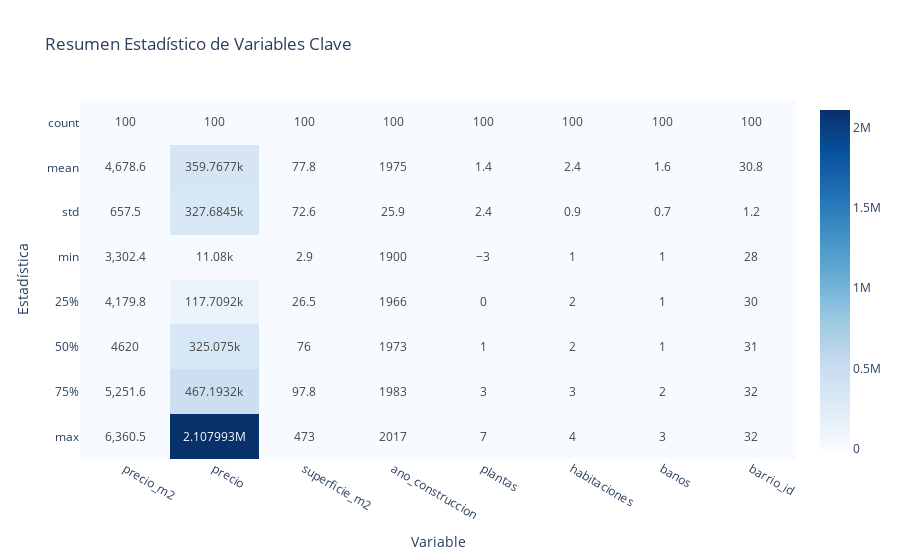

Here is the notebook cell this chart was saved with:
### Markdown cell above
## 1. Estadísticas Descriptivas

### Code cell
# Variables clave para análisis
key_vars = ['precio_m2', 'precio', 'superficie_m2', 'ano_construccion', 'plantas', 
            'habitaciones', 'banos', 'barrio_id']

# Filtrar variables disponibles
available_vars = [v for v in key_vars if v in df_matched.columns]

print("📊 Estadísticas descriptivas:")
print(df_matched[available_vars].describe())

import plotly.express as px

def plot_key_var_summaries(df: pd.DataFrame, variables: list) -> None:
    """
    Muestra un gráfico de resumen de estadísticas descriptivas para variables clave.

    Args:
        df: DataFrame de datos de matched catastro/idealista.
        variables: Lista de variables numéricas a visualizar.
    """
    # Filtrar solo variables numéricas válidas
    num_vars = [col for col in variables if pd.api.types.is_numeric_dtype(df[col])]

    # Calcular estadísticas
    desc = df[num_vars].describe().T[['count', 'mean', 'std', 'min', '25%', '50%', '75%', 'max']]
    desc = desc.reset_index().rename(columns={'index': 'Variable'})

    # Redondear para visualización
    desc = desc.round({'mean': 1, 'std': 1, 'min': 1, '25%': 1, '50%': 1, '75%': 1, 'max': 1})

    # Gráfico de resumen (heatmap)
    fig = px.imshow(
        desc.set_index('Variable').T,
        text_auto=True,
        color_continuous_scale="Blues",
        aspect="auto",
        title="Resumen Estadístico de Variables Clave"
    )
    fig.update_layout(
        xaxis_title="Variable",
        yaxis_title="Estadística"
    )
    fig.show()

# Visualizar resumen de variables clave
plot_key_var_summaries(df_matched, available_vars)

### Figure 1 — Plotly figure (JSON) as saved in the notebook; plotly's stock layout.template omitted (floating-point values rounded to 4 significant figures)
{"data": [{"coloraxis": "coloraxis", "hovertemplate": "Variable: %{x}<br>y: %{y}<br>color: %{z}<extra></extra>", "name": "0", "texttemplate": "%{z}", "type": "heatmap", "x": ["precio_m2", "precio", "superficie_m2", "ano_construccion", "plantas", "habitaciones", "banos", "barrio_id"], "xaxis": "x", "y": ["count", "mean", "std", "min", "25%", "50%", "75%", "max"], "yaxis": "y", "z": [[100.0, 100.0, 100.0, 100.0, 100.0, 100.0, 100.0, 100.0], [4679.0, 359800.0, 77.8, 1975.0, 1.4, 2.4, 1.6, 30.8], [657.5, 327700.0, 72.6, 25.9, 2.4, 0.9, 0.7, 1.2], [3302.0, 11080.0, 2.9, 1900.0, -3.0, 1.0, 1.0, 28.0], [4180.0, 117700.0, 26.5, 1966.0, 0.0, 2.0, 1.0, 30.0], [4620.0, 325100.0, 76.0, 1973.0, 1.0, 2.0, 1.0, 31.0], [5252.0, 467200.0, 97.8, 1983.0, 3.0, 3.0, 2.0, 32.0], [6360.0, 2108000.0, 473.0, 2017.0, 7.0, 4.0, 3.0, 32.0]]}], "layout": {"coloraxis": {"colorscale": [[0, "rgb(247,251,255)"], [0.125, "rgb(222,235,247)"], [0.25, "rgb(198,219,239)"], [0.375, "rgb(158,202,225)"], [0.5, "rgb(107,174,214)"], [0.625, "rgb(66,146,198)"], [0.75, "rgb(33,113,181)"], [0.875, "rgb(8,81,156)"], [1, "rgb(8,48,107)"]]}, "title": {"text": "Resumen Estadístico de Variables Clave"}, "xaxis": {"anchor": "y", "domain": [0, 1], "title": {"text": "Variable"}}, "yaxis": {"anchor": "x", "autorange": "reversed", "domain": [0, 1], "title": {"text": "Estadística"}}}}
